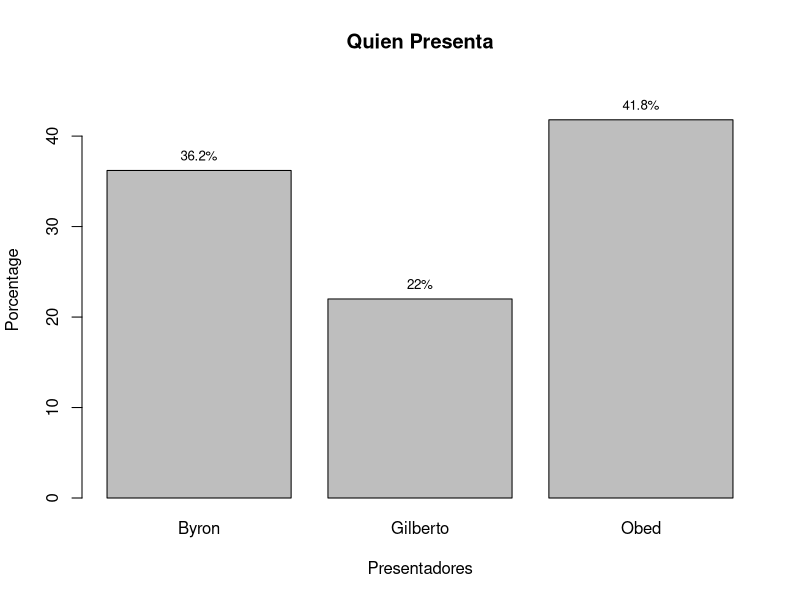

This chart was generated by the following R code:
prensentar<-function(number_of_runs = 1000){
  results <- c()
  presenters <- c('Byron', 'Obed', 'Gilberto')
  presenters_prob <- c(0.4,0.4,0.2)
  for (i in 1:number_of_runs){
    presenter <- sample(presenters,1 , prob = presenters_prob)
    
    results <- rbind(results, presenter)
  }
  factors <- factor(results)
  table <- table(factors)
  percentages <- table/number_of_runs*100
  
  print (table)
  
  ylim <- c(0, 1.1*max(percentages))
  
  graph <-barplot(percentages, main = 'Quien Presenta', xlab = "Presentadores", ylab = "Porcentage",
          names.arg = c("Byron", "Gilberto", "Obed"), ylim = ylim)
  
  text(x = graph, y = percentages, label = paste0(percentages,'%'), pos = 3, cex = 0.8)
  
}


prensentar(1000)

